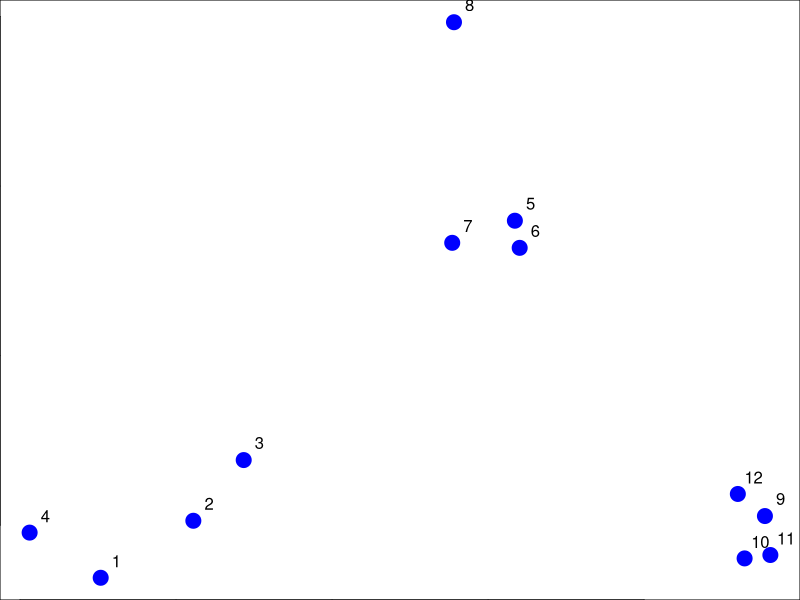
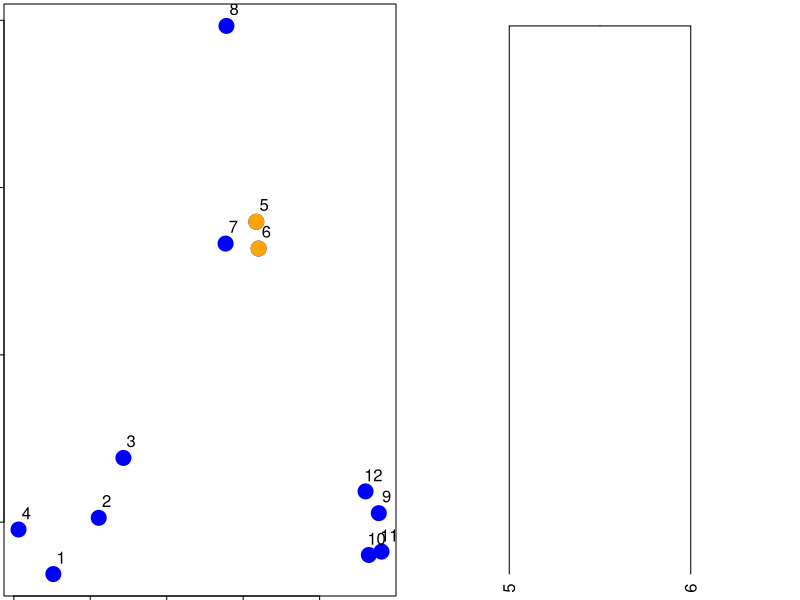
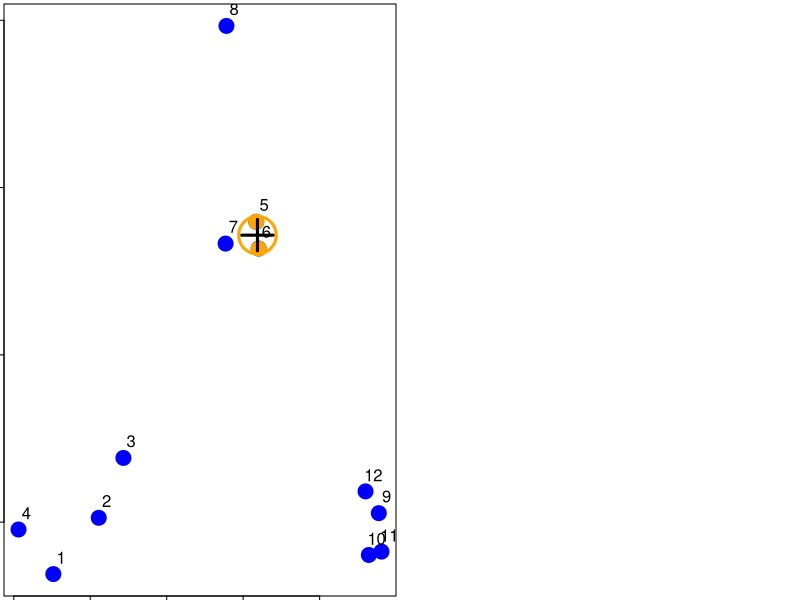
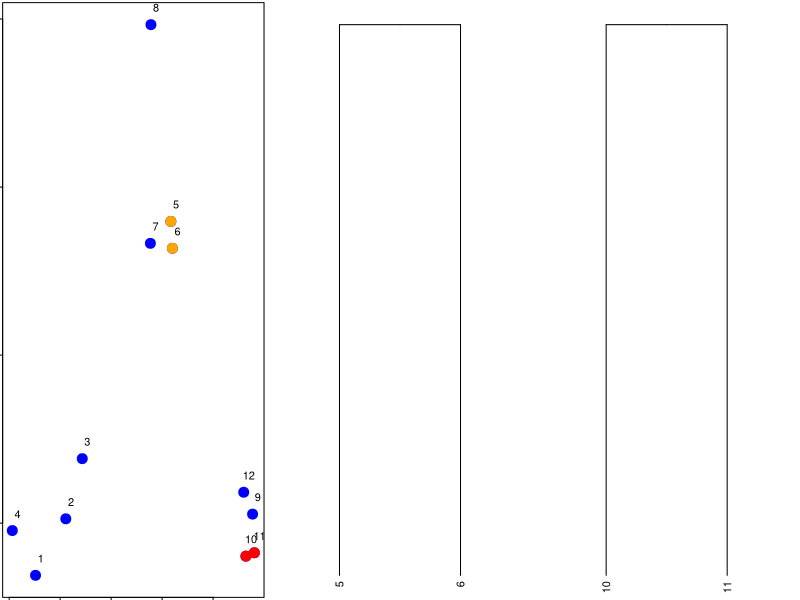
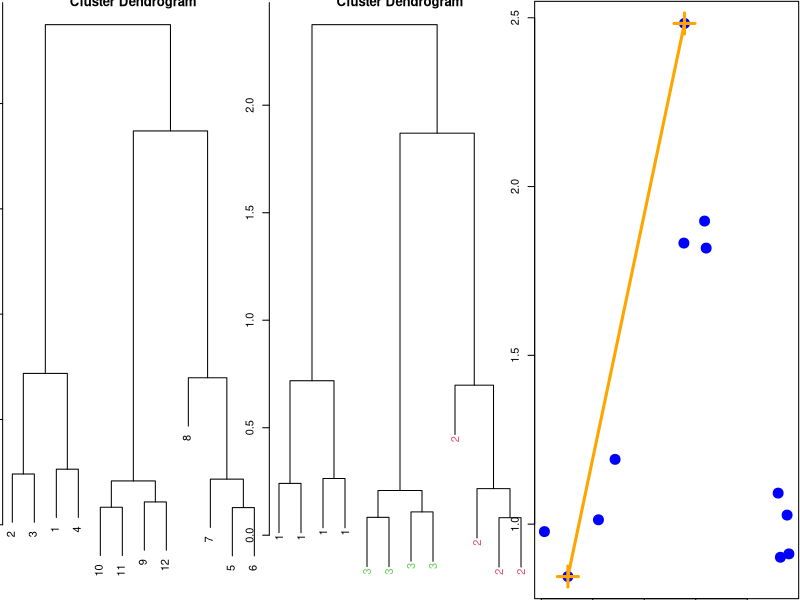
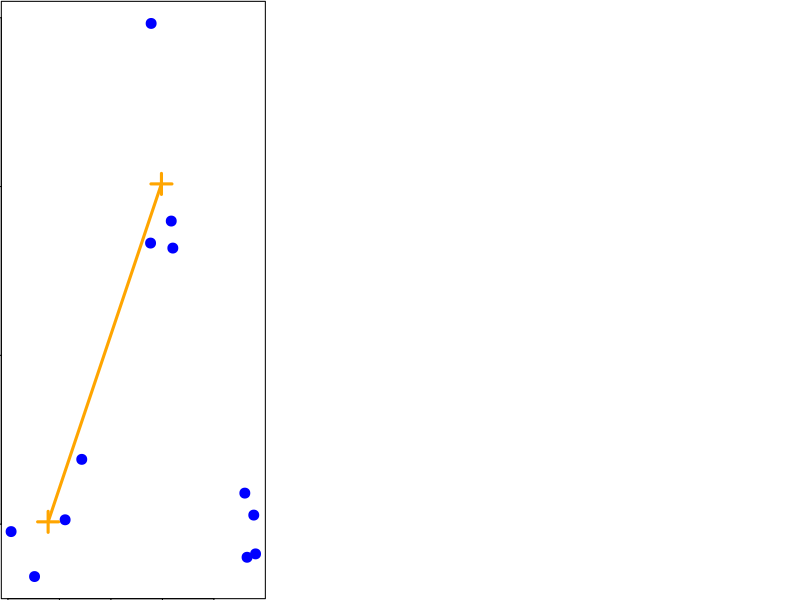
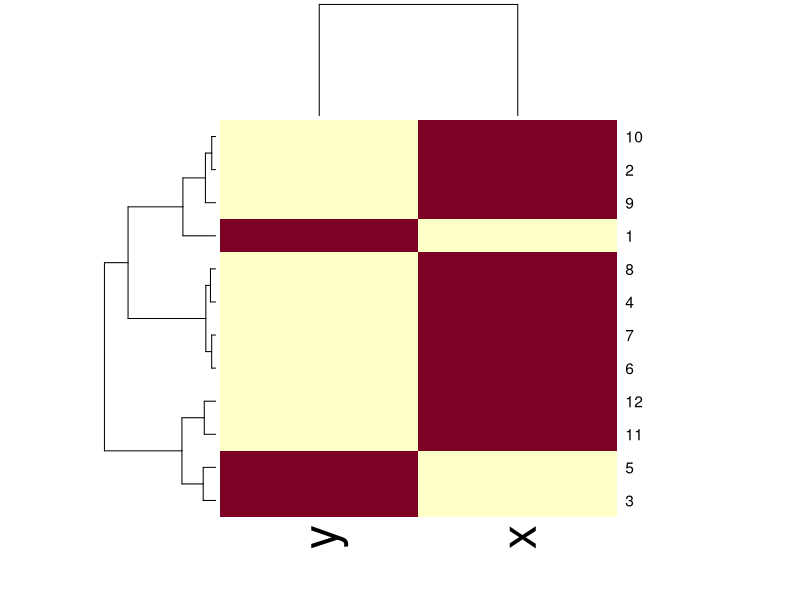

Write the R code that produced these figures, in order.
## ---- chunk 1
set.seed(1234); par(mar=c(0,0,0,0))
x <- rnorm(12,mean=rep(1:3,each=4),sd=0.2)
y <- rnorm(12,mean=rep(c(1,2,1),each=4),sd=0.2)
plot(x,y,col="blue",pch=19,cex=2)
text(x+0.05,y+0.05,labels=as.character(1:12))
## ---- chunk 2
dataFrame <- data.frame(x=x,y=y)
dist(dataFrame)
## ---- chunk 3
suppressMessages(library(fields))
dataFrame <- data.frame(x=x,y=y)
rdistxy <- rdist(dataFrame)
diag(rdistxy) <- diag(rdistxy) + 1e5

# Find the index of the points with minimum distance
ind <- which(rdistxy == min(rdistxy),arr.ind=TRUE)
par(mfrow=c(1,2),mar=rep(0.2,4))
# Plot the points with the minimum overlayed
plot(x,y,col="blue",pch=19,cex=2)
text(x+0.05,y+0.05,labels=as.character(1:12))
points(x[ind[1,]],y[ind[1,]],col="orange",pch=19,cex=2)

# Make a cluster and cut it at the right height
distxy <- dist(dataFrame)
hcluster <- hclust(distxy)
dendro <- as.dendrogram(hcluster)
cutDendro <- cut(dendro,h=(hcluster$height[1]+0.00001) )
plot(cutDendro$lower[[11]],yaxt="n")
## ---- chunk 4
library(fields)
dataFrame <- data.frame(x=x,y=y)
rdistxy <- rdist(dataFrame)
diag(rdistxy) <- diag(rdistxy) + 1e5

# Find the index of the points with minimum distance
ind <- which(rdistxy == min(rdistxy),arr.ind=TRUE)
par(mar=rep(0.2,4))
# Plot the points with the minimum overlayed
plot(x,y,col="blue",pch=19,cex=2)
text(x+0.05,y+0.05,labels=as.character(1:12))
points(x[ind[1,]],y[ind[1,]],col="orange",pch=19,cex=2)
points(mean(x[ind[1,]]),mean(y[ind[1,]]),col="black",cex=3,lwd=3,pch=3)
points(mean(x[ind[1,]]),mean(y[ind[1,]]),col="orange",cex=5,lwd=3,pch=1)


## ---- chunk 5
library(fields)
dataFrame <- data.frame(x=x,y=y)
rdistxy <- rdist(dataFrame)
diag(rdistxy) <- diag(rdistxy) + 1e5

# Find the index of the points with minimum distance
ind <- which(rdistxy == rdistxy[order(rdistxy)][3],arr.ind=TRUE)
par(mfrow=c(1,3),mar=rep(0.2,4))
# Plot the points with the minimum overlayed
plot(x,y,col="blue",pch=19,cex=2)
text(x+0.05,y+0.05,labels=as.character(1:12))
points(x[c(5,6)],y[c(5,6)],col="orange",pch=19,cex=2)
points(x[ind[1,]],y[ind[1,]],col="red",pch=19,cex=2)

# Make dendogram plots
distxy <- dist(dataFrame)
hcluster <- hclust(distxy)
dendro <- as.dendrogram(hcluster)
cutDendro <- cut(dendro,h=(hcluster$height[2]) )
plot(cutDendro$lower[[10]],yaxt="n")
plot(cutDendro$lower[[5]],yaxt="n")

## ---- chunk 6
dataFrame <- data.frame(x=x,y=y)
distxy <- dist(dataFrame)
hClustering <- hclust(distxy)
plot(hClustering)
## ---- chunk 7
myplclust <- function( hclust, lab=hclust$labels, lab.col=rep(1,length(hclust$labels)), hang=0.1,...){
  ## modifiction of plclust for plotting hclust objects *in colour*!
  ## Copyright Eva KF Chan 2009
  ## Arguments:
  ##    hclust:    hclust object
  ##    lab:        a character vector of labels of the leaves of the tree
  ##    lab.col:    colour for the labels; NA=default device foreground colour
  ##    hang:     as in hclust & plclust
  ## Side effect:
  ##    A display of hierarchical cluster with coloured leaf labels.
  y <- rep(hclust$height,2); x <- as.numeric(hclust$merge)
  y <- y[which(x<0)]; x <- x[which(x<0)]; x <- abs(x)
  y <- y[order(x)]; x <- x[order(x)]
  plot( hclust, labels=FALSE, hang=hang, ... )
  text( x=x, y=y[hclust$order]-(max(hclust$height)*hang),
        labels=lab[hclust$order], col=lab.col[hclust$order], 
        srt=90, adj=c(1,0.5), xpd=NA, ... )
}

## ---- chunk 8
dataFrame <- data.frame(x=x,y=y)
distxy <- dist(dataFrame)
hClustering <- hclust(distxy)
myplclust(hClustering,lab=rep(1:3,each=4),lab.col=rep(1:3,each=4))
## ---- chunk 9
dataFrame <- data.frame(x=x,y=y)
par(mar=rep(0.1,4))
plot(x,y,col="blue",pch=19,cex=2)
points(x[8],y[8],col="orange",pch=3,lwd=3,cex=3)
points(x[1],y[1],col="orange",pch=3,lwd=3,cex=3)
segments(x[8],y[8],x[1],y[1],lwd=3,col="orange")

## ---- chunk 10
dataFrame <- data.frame(x=x,y=y)
par(mar=rep(0.1,4))
plot(x,y,col="blue",pch=19,cex=2)
points(mean(x[1:4]),mean(y[1:4]),col="orange",pch=3,lwd=3,cex=3)
points(mean(x[5:8]),mean(y[5:8]),col="orange",pch=3,lwd=3,cex=3)
segments(mean(x[1:4]),mean(y[1:4]),mean(x[5:8]),mean(y[5:8]),lwd=3,col="orange")

## ---- chunk 11
dataFrame <- data.frame(x=x,y=y)
set.seed(143)
dataMatrix <- as.matrix(dataFrame)[sample(1:12),]
heatmap(dataMatrix)
